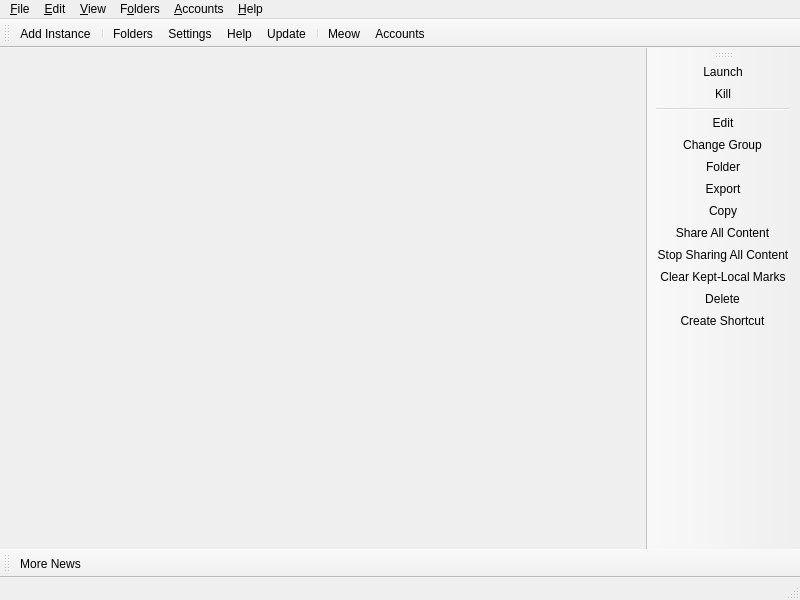
<?xml version="1.0" encoding="UTF-8"?>
<ui version="4.0">
 <class>MainWindow</class>
 <widget class="QMainWindow" name="MainWindow">
  <property name="geometry">
   <rect>
    <x>0</x>
    <y>0</y>
    <width>800</width>
    <height>600</height>
   </rect>
  </property>
  <widget class="QWidget" name="centralWidget">
   <layout class="QHBoxLayout" name="horizontalLayout">
    <property name="spacing">
     <number>0</number>
    </property>
    <property name="leftMargin">
     <number>0</number>
    </property>
    <property name="topMargin">
     <number>0</number>
    </property>
    <property name="rightMargin">
     <number>0</number>
    </property>
    <property name="bottomMargin">
     <number>0</number>
    </property>
   </layout>
  </widget>
  <widget class="QStatusBar" name="statusBar"/>
  <widget class="QToolBar" name="mainToolBar">
   <property name="windowTitle">
    <string>Main Toolbar</string>
   </property>
   <property name="allowedAreas">
    <set>Qt::ToolBarArea::BottomToolBarArea|Qt::ToolBarArea::TopToolBarArea</set>
   </property>
   <property name="toolButtonStyle">
    <enum>Qt::ToolButtonStyle::ToolButtonTextBesideIcon</enum>
   </property>
   <property name="floatable">
    <bool>false</bool>
   </property>
   <attribute name="toolBarArea">
    <enum>TopToolBarArea</enum>
   </attribute>
   <attribute name="toolBarBreak">
    <bool>false</bool>
   </attribute>
   <addaction name="actionAddInstance"/>
   <addaction name="separator"/>
   <addaction name="actionFoldersButton"/>
   <addaction name="actionSettings"/>
   <addaction name="actionHelpButton"/>
   <addaction name="actionCheckUpdate"/>
   <addaction name="separator"/>
   <addaction name="actionCAT"/>
   <addaction name="actionAccountsButton"/>
  </widget>
  <widget class="QToolBar" name="newsToolBar">
   <property name="windowTitle">
    <string>News Toolbar</string>
   </property>
   <property name="allowedAreas">
    <set>Qt::ToolBarArea::BottomToolBarArea|Qt::ToolBarArea::TopToolBarArea</set>
   </property>
   <property name="iconSize">
    <size>
     <width>16</width>
     <height>16</height>
    </size>
   </property>
   <property name="toolButtonStyle">
    <enum>Qt::ToolButtonStyle::ToolButtonTextBesideIcon</enum>
   </property>
   <property name="floatable">
    <bool>false</bool>
   </property>
   <attribute name="toolBarArea">
    <enum>BottomToolBarArea</enum>
   </attribute>
   <attribute name="toolBarBreak">
    <bool>false</bool>
   </attribute>
   <addaction name="actionMoreNews"/>
  </widget>
  <widget class="WideBar" name="instanceToolBar">
   <property name="windowTitle">
    <string>Instance Toolbar</string>
   </property>
   <property name="allowedAreas">
    <set>Qt::ToolBarArea::LeftToolBarArea|Qt::ToolBarArea::RightToolBarArea</set>
   </property>
   <property name="iconSize">
    <size>
     <width>16</width>
     <height>16</height>
    </size>
   </property>
   <property name="toolButtonStyle">
    <enum>Qt::ToolButtonStyle::ToolButtonTextBesideIcon</enum>
   </property>
   <property name="floatable">
    <bool>false</bool>
   </property>
   <property name="useDefaultAction" stdset="0">
    <bool>true</bool>
   </property>
   <attribute name="toolBarArea">
    <enum>RightToolBarArea</enum>
   </attribute>
   <attribute name="toolBarBreak">
    <bool>false</bool>
   </attribute>
   <addaction name="actionLaunchInstance"/>
   <addaction name="actionKillInstance"/>
   <addaction name="separator"/>
   <addaction name="actionEditInstance"/>
   <addaction name="actionChangeInstGroup"/>
   <addaction name="actionViewSelectedInstFolder"/>
   <addaction name="actionExportInstance"/>
   <addaction name="actionCopyInstance"/>
   <addaction name="actionShareAllContent"/>
   <addaction name="actionStopSharingAllContent"/>
   <addaction name="actionClearKeptLocal"/>
   <addaction name="actionDeleteInstance"/>
   <addaction name="actionCreateInstanceShortcut"/>
  </widget>
  <widget class="QMenuBar" name="menuBar">
   <property name="geometry">
    <rect>
     <x>0</x>
     <y>0</y>
     <width>800</width>
     <height>30</height>
    </rect>
   </property>
   <widget class="QMenu" name="fileMenu">
    <property name="title">
     <string>&amp;File</string>
    </property>
    <property name="toolTipsVisible">
     <bool>true</bool>
    </property>
    <addaction name="actionAddInstance"/>
    <addaction name="separator"/>
    <addaction name="actionLaunchInstance"/>
    <addaction name="actionKillInstance"/>
    <addaction name="separator"/>
    <addaction name="actionEditInstance"/>
    <addaction name="actionChangeInstGroup"/>
    <addaction name="actionViewSelectedInstFolder"/>
    <addaction name="actionExportInstance"/>
    <addaction name="actionCopyInstance"/>
    <addaction name="actionShareAllContent"/>
    <addaction name="actionStopSharingAllContent"/>
    <addaction name="actionClearKeptLocal"/>
    <addaction name="actionDeleteInstance"/>
    <addaction name="actionCreateInstanceShortcut"/>
    <addaction name="separator"/>
    <addaction name="actionSettings"/>
    <addaction name="actionCloseWindow"/>
   </widget>
   <widget class="QMenu" name="editMenu">
    <property name="title">
     <string>&amp;Edit</string>
    </property>
    <property name="toolTipsVisible">
     <bool>true</bool>
    </property>
    <addaction name="actionUndoTrashInstance"/>
   </widget>
   <widget class="QMenu" name="viewMenu">
    <property name="title">
     <string>&amp;View</string>
    </property>
    <property name="toolTipsVisible">
     <bool>true</bool>
    </property>
    <addaction name="actionChangeTheme"/>
    <addaction name="separator"/>
    <addaction name="actionCAT"/>
    <addaction name="actionToggleStatusBar"/>
    <addaction name="actionLockToolbars"/>
    <addaction name="separator"/>
   </widget>
   <widget class="QMenu" name="foldersMenu">
    <property name="title">
     <string>F&amp;olders</string>
    </property>
    <property name="toolTipsVisible">
     <bool>true</bool>
    </property>
    <addaction name="actionViewLauncherRootFolder"/>
    <addaction name="actionViewLogsFolder"/>
    <addaction name="separator"/>
    <addaction name="actionViewInstanceFolder"/>
    <addaction name="actionViewIconsFolder"/>
    <addaction name="actionViewCentralModsFolder"/>
    <addaction name="actionViewJavaFolder"/>
    <addaction name="actionViewSkinsFolder"/>
    <addaction name="separator"/>
    <addaction name="actionViewWidgetThemeFolder"/>
    <addaction name="actionViewIconThemeFolder"/>
    <addaction name="actionViewCatPackFolder"/>
   </widget>
   <widget class="QMenu" name="accountsMenu">
    <property name="title">
     <string>&amp;Accounts</string>
    </property>
   </widget>
   <widget class="QMenu" name="helpMenu">
    <property name="title">
     <string>&amp;Help</string>
    </property>
    <property name="toolTipsVisible">
     <bool>true</bool>
    </property>
    <addaction name="actionClearMetadata"/>
    <addaction name="actionReportBug"/>
    <addaction name="actionViewLog"/>
    <addaction name="actionAddToPATH"/>
    <addaction name="separator"/>
    <addaction name="actionMATRIX"/>
    <addaction name="actionDISCORD"/>
    <addaction name="actionREDDIT"/>
    <addaction name="separator"/>
    <addaction name="actionMoreNews"/>
    <addaction name="actionCheckUpdate"/>
    <addaction name="actionOpenWiki"/>
    <addaction name="actionAbout"/>
   </widget>
   <addaction name="fileMenu"/>
   <addaction name="editMenu"/>
   <addaction name="viewMenu"/>
   <addaction name="foldersMenu"/>
   <addaction name="accountsMenu"/>
   <addaction name="helpMenu"/>
  </widget>
  <action name="actionMoreNews">
   <property name="icon">
    <iconset theme="news"/>
   </property>
   <property name="text">
    <string>More News...</string>
   </property>
   <property name="toolTip">
    <string>Open the development blog to read more news about %1.</string>
   </property>
  </action>
  <action name="actionCAT">
   <property name="checkable">
    <bool>true</bool>
   </property>
   <property name="icon">
    <iconset theme="cat"/>
   </property>
   <property name="text">
    <string>&amp;Meow</string>
   </property>
   <property name="toolTip">
    <string>It's a fluffy kitty :3</string>
   </property>
  </action>
  <action name="actionToggleStatusBar">
   <property name="checkable">
    <bool>true</bool>
   </property>
   <property name="text">
    <string>Status Bar</string>
   </property>
  </action>
  <action name="actionLockToolbars">
   <property name="checkable">
    <bool>true</bool>
   </property>
   <property name="text">
    <string>Lock Toolbars</string>
   </property>
  </action>
  <action name="actionUndoTrashInstance">
   <property name="enabled">
    <bool>false</bool>
   </property>
   <property name="text">
    <string>&amp;Undo Last Instance Deletion</string>
   </property>
  </action>
  <action name="actionAddInstance">
   <property name="icon">
    <iconset theme="new"/>
   </property>
   <property name="text">
    <string>Add Instanc&amp;e...</string>
   </property>
   <property name="toolTip">
    <string>Add a new instance.</string>
   </property>
  </action>
  <action name="actionCheckUpdate">
   <property name="icon">
    <iconset theme="checkupdate"/>
   </property>
   <property name="text">
    <string>&amp;Update...</string>
   </property>
   <property name="toolTip">
    <string>Check for new updates for %1.</string>
   </property>
   <property name="menuRole">
    <enum>QAction::MenuRole::ApplicationSpecificRole</enum>
   </property>
  </action>
  <action name="actionSettings">
   <property name="icon">
    <iconset theme="settings"/>
   </property>
   <property name="text">
    <string>Setti&amp;ngs...</string>
   </property>
   <property name="toolTip">
    <string>Change settings.</string>
   </property>
   <property name="menuRole">
    <enum>QAction::MenuRole::PreferencesRole</enum>
   </property>
  </action>
  <action name="actionManageSkins">
   <property name="icon">
    <iconset theme="settings"/>
   </property>
   <property name="text">
    <string>Manage &amp;Skins...</string>
   </property>
  </action>
  <action name="actionManageAccounts">
   <property name="icon">
    <iconset theme="accounts"/>
   </property>
   <property name="text">
    <string>&amp;Manage Accounts...</string>
   </property>
  </action>
  <action name="actionLaunchInstance">
   <property name="icon">
    <iconset theme="launch"/>
   </property>
   <property name="text">
    <string>&amp;Launch</string>
   </property>
   <property name="toolTip">
    <string>Launch the selected instance.</string>
   </property>
  </action>
  <action name="actionKillInstance">
   <property name="icon">
    <iconset theme="status-bad"/>
   </property>
   <property name="text">
    <string>&amp;Kill</string>
   </property>
   <property name="toolTip">
    <string>Kill the running instance.</string>
   </property>
   <property name="shortcut">
    <string>Ctrl+K</string>
   </property>
  </action>
  <action name="actionRenameInstance">
   <property name="icon">
    <iconset theme="rename"/>
   </property>
   <property name="text">
    <string>Rename</string>
   </property>
   <property name="toolTip">
    <string>Rename the selected instance.</string>
   </property>
  </action>
  <action name="actionChangeInstGroup">
   <property name="icon">
    <iconset theme="tag"/>
   </property>
   <property name="text">
    <string>&amp;Change Group...</string>
   </property>
   <property name="toolTip">
    <string>Change the selected instance's group.</string>
   </property>
   <property name="shortcut">
    <string>Ctrl+G</string>
   </property>
  </action>
  <action name="actionChangeInstIcon">
   <property name="text">
    <string>Change Icon</string>
   </property>
   <property name="toolTip">
    <string>Change the selected instance's icon.</string>
   </property>
  </action>
  <action name="actionEditInstance">
   <property name="icon">
    <iconset theme="settings"/>
   </property>
   <property name="text">
    <string>&amp;Edit...</string>
   </property>
   <property name="toolTip">
    <string>Change the instance settings, mods and versions.</string>
   </property>
   <property name="shortcut">
    <string>Ctrl+I</string>
   </property>
  </action>
  <action name="actionViewSelectedInstFolder">
   <property name="icon">
    <iconset theme="viewfolder"/>
   </property>
   <property name="text">
    <string>&amp;Folder</string>
   </property>
   <property name="toolTip">
    <string>Open the selected instance's root folder in a file browser.</string>
   </property>
  </action>
  <action name="actionDeleteInstance">
   <property name="icon">
    <iconset theme="delete"/>
   </property>
   <property name="text">
    <string>Dele&amp;te</string>
   </property>
   <property name="toolTip">
    <string>Delete the selected instance.</string>
   </property>
   <property name="autoRepeat">
    <bool>false</bool>
   </property>
  </action>
  <action name="actionCopyInstance">
   <property name="icon">
    <iconset theme="copy"/>
   </property>
   <property name="text">
    <string>Cop&amp;y...</string>
   </property>
   <property name="toolTip">
    <string>Copy the selected instance.</string>
   </property>
   <property name="shortcut">
    <string>Ctrl+D</string>
   </property>
  </action>
  <action name="actionShareAllContent">
   <property name="icon">
    <iconset theme="copy"/>
   </property>
   <property name="text">
    <string>S&amp;hare All Content...</string>
   </property>
   <property name="toolTip">
    <string>Share the mods, resource packs and shader packs of the selected instance with other instances, so each is stored only once.</string>
   </property>
  </action>
  <action name="actionStopSharingAllContent">
   <property name="text">
    <string>Stop Sharing All Content...</string>
   </property>
   <property name="toolTip">
    <string>Make every shared file of the selected instance a local copy again, without keeping it local</string>
   </property>
  </action>
  <action name="actionClearKeptLocal">
   <property name="text">
    <string>Clear Kept-Local Marks...</string>
   </property>
   <property name="toolTip">
    <string>Let sharing include the files of the selected instance that are kept local</string>
   </property>
  </action>
  <action name="actionExportInstance">
   <property name="icon">
    <iconset theme="export"/>
   </property>
   <property name="text">
    <string>E&amp;xport...</string>
   </property>
   <property name="toolTip">
    <string>Export the selected instance to supported formats.</string>
   </property>
  </action>
  <action name="actionExportInstanceZip">
   <property name="icon">
    <iconset theme="launcher"/>
   </property>
   <property name="text">
    <string>Prism Launcher (zip)</string>
   </property>
  </action>
  <action name="actionExportInstanceMrPack">
   <property name="icon">
    <iconset theme="modrinth"/>
   </property>
   <property name="text">
    <string>Modrinth (mrpack)</string>
   </property>
  </action>
  <action name="actionExportInstanceFlamePack">
   <property name="icon">
    <iconset theme="flame"/>
   </property>
   <property name="text">
    <string>CurseForge (zip)</string>
   </property>
  </action>
  <action name="actionCreateInstanceShortcut">
   <property name="icon">
    <iconset theme="shortcut"/>
   </property>
   <property name="text">
    <string>Create Shortcut</string>
   </property>
   <property name="toolTip">
    <string>Creates a shortcut on a selected folder to launch the selected instance.</string>
   </property>
  </action>
  <action name="actionNoAccountsAdded">
   <property name="icon">
    <iconset theme="noaccount"/>
   </property>
   <property name="text">
    <string>No accounts added!</string>
   </property>
  </action>
  <action name="actionNoDefaultAccount">
   <property name="checkable">
    <bool>true</bool>
   </property>
   <property name="icon">
    <iconset theme="noaccount"/>
   </property>
   <property name="text">
    <string>No Default Account</string>
   </property>
   <property name="shortcut">
    <string>Ctrl+0</string>
   </property>
  </action>
  <action name="actionCloseWindow">
   <property name="icon">
    <iconset theme="status-bad"/>
   </property>
   <property name="text">
    <string>Close &amp;Window</string>
   </property>
   <property name="toolTip">
    <string>Close the current window</string>
   </property>
   <property name="menuRole">
    <enum>QAction::MenuRole::NoRole</enum>
   </property>
  </action>
  <action name="actionViewInstanceFolder">
   <property name="icon">
    <iconset theme="viewfolder"/>
   </property>
   <property name="text">
    <string>I&amp;nstances</string>
   </property>
   <property name="toolTip">
    <string>Open the instances folder in a file browser.</string>
   </property>
  </action>
  <action name="actionViewLauncherRootFolder">
   <property name="icon">
    <iconset theme="viewfolder"/>
   </property>
   <property name="text">
    <string>Launcher &amp;Data</string>
   </property>
   <property name="toolTip">
    <string>Open the launcher's root folder in a file browser.</string>
   </property>
  </action>
  <action name="actionViewCentralModsFolder">
   <property name="icon">
    <iconset theme="centralmods"/>
   </property>
   <property name="text">
    <string>&amp;Mods (Quick Access)</string>
   </property>
   <property name="toolTip">
    <string>Open the mods folder in a file browser.</string>
   </property>
  </action>
  <action name="actionViewSkinsFolder">
   <property name="icon">
    <iconset theme="viewfolder"/>
   </property>
   <property name="text">
    <string>&amp;Skins</string>
   </property>
   <property name="toolTip">
    <string>Open the skins folder in a file browser.</string>
   </property>
  </action>
  <action name="actionViewIconsFolder">
   <property name="icon">
    <iconset theme="viewfolder"/>
   </property>
   <property name="text">
    <string>Instance &amp;Icons</string>
   </property>
   <property name="toolTip">
    <string>Open the instance icons folder in a file browser.</string>
   </property>
  </action>
  <action name="actionViewLogsFolder">
   <property name="icon">
    <iconset theme="viewfolder"/>
   </property>
   <property name="text">
    <string>Launcher &amp;Logs</string>
   </property>
   <property name="toolTip">
    <string>Open the logs folder in a file browser.</string>
   </property>
  </action>
  <action name="actionChangeTheme">
   <property name="text">
    <string>Themes</string>
   </property>
  </action>
  <action name="actionReportBug">
   <property name="icon">
    <iconset theme="bug"/>
   </property>
   <property name="text">
    <string>Report a Bug or Suggest a Feature</string>
   </property>
   <property name="toolTip">
    <string>Open the bug tracker to report a bug with %1.</string>
   </property>
  </action>
  <action name="actionDISCORD">
   <property name="icon">
    <iconset theme="discord"/>
   </property>
   <property name="text">
    <string>&amp;Discord Guild</string>
   </property>
   <property name="toolTip">
    <string>Open %1 Discord guild.</string>
   </property>
  </action>
  <action name="actionMATRIX">
   <property name="icon">
    <iconset theme="matrix"/>
   </property>
   <property name="text">
    <string>&amp;Matrix Space</string>
   </property>
   <property name="toolTip">
    <string>Open %1 Matrix space.</string>
   </property>
  </action>
  <action name="actionREDDIT">
   <property name="icon">
    <iconset theme="reddit-alien"/>
   </property>
   <property name="text">
    <string>Sub&amp;reddit</string>
   </property>
   <property name="toolTip">
    <string>Open %1 subreddit.</string>
   </property>
  </action>
  <action name="actionAbout">
   <property name="icon">
    <iconset theme="about"/>
   </property>
   <property name="text">
    <string>&amp;About %1</string>
   </property>
   <property name="toolTip">
    <string>View information about %1.</string>
   </property>
   <property name="menuRole">
    <enum>QAction::MenuRole::AboutRole</enum>
   </property>
  </action>
  <action name="actionClearMetadata">
   <property name="icon">
    <iconset theme="refresh"/>
   </property>
   <property name="text">
    <string>&amp;Clear Metadata Cache</string>
   </property>
   <property name="toolTip">
    <string>Clear cached metadata</string>
   </property>
  </action>
  <action name="actionViewLog">
   <property name="icon">
    <iconset theme="log"/>
   </property>
   <property name="text">
    <string>View logs</string>
   </property>
   <property name="toolTip">
    <string>View current and previous launcher logs</string>
   </property>
  </action>
  <action name="actionAddToPATH">
   <property name="icon">
    <iconset theme="custom-commands"/>
   </property>
   <property name="text">
    <string>Install to &amp;PATH</string>
   </property>
   <property name="toolTip">
    <string>Install a %1 symlink to /usr/local/bin</string>
   </property>
  </action>
  <action name="actionFoldersButton">
   <property name="icon">
    <iconset theme="viewfolder"/>
   </property>
   <property name="text">
    <string>Folders</string>
   </property>
   <property name="toolTip">
    <string>Open one of the folders shared between instances.</string>
   </property>
  </action>
  <action name="actionHelpButton">
   <property name="icon">
    <iconset theme="help"/>
   </property>
   <property name="text">
    <string>Help</string>
   </property>
   <property name="toolTip">
    <string>Get help with %1 or Minecraft.</string>
   </property>
  </action>
  <action name="actionAccountsButton">
   <property name="icon">
    <iconset theme="noaccount"/>
   </property>
   <property name="text">
    <string>Accounts</string>
   </property>
  </action>
  <action name="actionOpenWiki">
   <property name="icon">
    <iconset theme="help"/>
   </property>
   <property name="text">
    <string>%1 &amp;Wiki</string>
   </property>
   <property name="toolTip">
    <string>Open the %1 wiki</string>
   </property>
  </action>
  <action name="actionViewWidgetThemeFolder">
   <property name="icon">
    <iconset theme="viewfolder"/>
   </property>
   <property name="text">
    <string>&amp;Widget Themes</string>
   </property>
   <property name="toolTip">
    <string>Open the widget themes folder in a file browser.</string>
   </property>
  </action>
  <action name="actionViewIconThemeFolder">
   <property name="icon">
    <iconset theme="viewfolder"/>
   </property>
   <property name="text">
    <string>I&amp;con Themes</string>
   </property>
   <property name="toolTip">
    <string>Open the icon theme folder in a file browser.</string>
   </property>
  </action>
  <action name="actionViewCatPackFolder">
   <property name="icon">
    <iconset theme="viewfolder"/>
   </property>
   <property name="text">
    <string>&amp;Cat Packs</string>
   </property>
   <property name="toolTip">
    <string>Open the cat packs folder in a file browser.</string>
   </property>
  </action>
  <action name="actionViewJavaFolder">
   <property name="icon">
    <iconset theme="viewfolder"/>
   </property>
   <property name="text">
    <string>&amp;Auto Downloaded Java</string>
   </property>
   <property name="toolTip">
    <string>Open the Java folder in a file browser. Only available if the built-in Java downloader is used.</string>
   </property>
  </action>
 </widget>
 <customwidgets>
  <customwidget>
   <class>WideBar</class>
   <extends>QToolBar</extends>
   <header>ui/widgets/WideBar.h</header>
  </customwidget>
 </customwidgets>
 <resources/>
 <connections/>
</ui>
